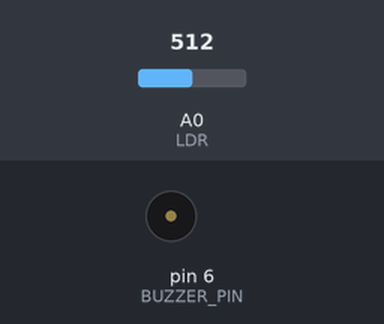
The sketch below on a simulated Arduino Uno, built with avr-gcc and run on an emulated ATmega328P. On the bench: buzzer (waves = sounding). The test bench sets the inputs (shaded band); at power-on: A0 (LDR) = 512.

Above: at 25.3 s.
25.4 s: A0 (LDR) set to 56
35.9 s: A0 (LDR) set to 46
At 36.4 s:
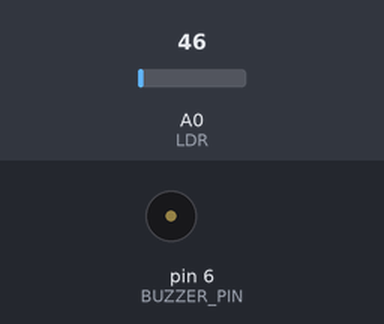
46.4 s: A0 (LDR) set to 122
At 54.3 s:
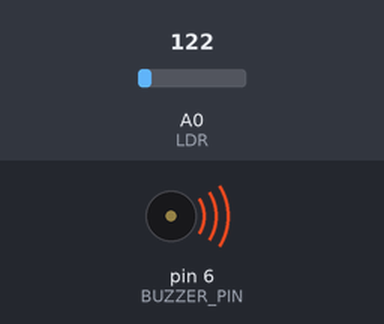
56.9 s: A0 (LDR) set to 0
At 57.4 s:
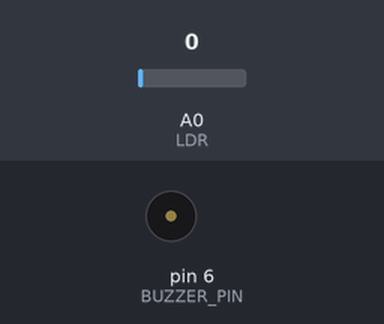
Timing chart, 0 to 59.9 s (numbered marks = the images above; inputs shaded):
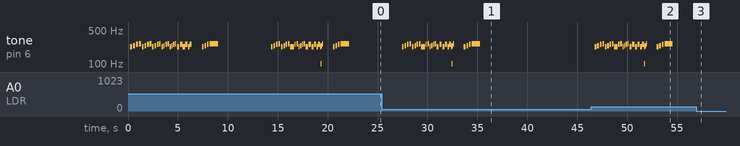

The sketch:

coffreZelda.ino
```cpp
// First we define the pins of the buzzer which will emit the sounds and the light sensor which will detect light changements
#define BUZZER_PIN 6
#define LDR 0

/*
* Then we set our variables to prepare the script
*/

// Var relative to the light sensor
int LDRValue = 0;
int light_sensitivity = 50;

// Var relative to the music
int length = 4; // the number of notes
char notes[] = "abcd";
int tempo = 190;

// Var relative to stop/restart and block the script
int can_begin = 1;
int lighted = 0;

/*
*   FUNCTIONS
*/

void setup() {
    pinMode(BUZZER_PIN, OUTPUT);
}

void loop() {

    // We read the value of the light sensor
    LDRValue = analogRead(LDR);
    delay(200);

    // If the light value is > at 50 (which is the sensor in the dark maximum)
    if (LDRValue > light_sensitivity) {

        // We set that the script song can be executed
        if(lighted == 0) {
            can_begin = 0;
            lighted = 1;
        }
    }

    // If the song can be executed
    if(can_begin == 0) {

        for (int z = 0; z < 8; ++z) {

            for(int i = 0; i < length; i++) {

                if(notes[i] == ' ') {
                    delay(tempo);
                } else {
                    playNote(notes[i], tempo);
                }

                delay(tempo / 2);
            }

            tempo = tempo - 18;
            can_begin = 1;
        }

        delay(1000);
        tempo = 170;

        for(int i = 0; i < length; i++) {

            if(notes[i] == ' ') {
                delay(tempo);
            } else {

                if(i == 3) {
                    playNote(notes[i], tempo * 5);
                } else {
                    playNote(notes[i], tempo);
                }
            }

            delay(tempo / 2);
        }

        // We wait at least 5 seconds to rexecute the script if still enlighted
        delay(5000);
        lighted = 0;
    }
}

// Function that plays the tone => one sound
void playTone(int tone, int duration) {
    for (long i = 0; i < duration * 1000L; i += tone * 2) {
        digitalWrite(BUZZER_PIN, HIGH);
        delayMicroseconds(tone);
        digitalWrite(BUZZER_PIN, LOW);
        delayMicroseconds(tone);
    }
}

// Fonction that plays a "partition", few notes (4 actually)
void playNote(char note, int duration) {
    char names[] = {'a', 'b', 'c', 'd'};
    int tones[] = {2200, 2100, 1950, 1900};

    // play the tone corresponding to the note name
    for (int i = 0; i < 4; i++) {
        if (names[i] == note) {
            playTone(tones[i], duration);
        }
    }
}
```

Measured:
- after the input at 35.9 s, tone on pin 6 (BUZZER_PIN): stops changing and stays silent
- after the input at 46.4 s, tone on pin 6 (BUZZER_PIN): plays 227 Hz for 0.16 s, 238 Hz for 0.16 s, 256 Hz for 0.16 s, 263 Hz for 0.16 s, 227 Hz for 0.16 s, 238 Hz for 0.16 s … (29 notes in this stretch), starting after 0.37 s
- after the input at 56.9 s, tone on pin 6 (BUZZER_PIN): stops changing and stays silent
- by itself, tone on pin 6 (BUZZER_PIN): plays 227 Hz for 0.20 s, 238 Hz for 0.20 s, 256 Hz for 0.20 s, 263 Hz for 0.20 s, 227 Hz for 0.16 s, 238 Hz for 0.16 s … (59 notes in this stretch)
